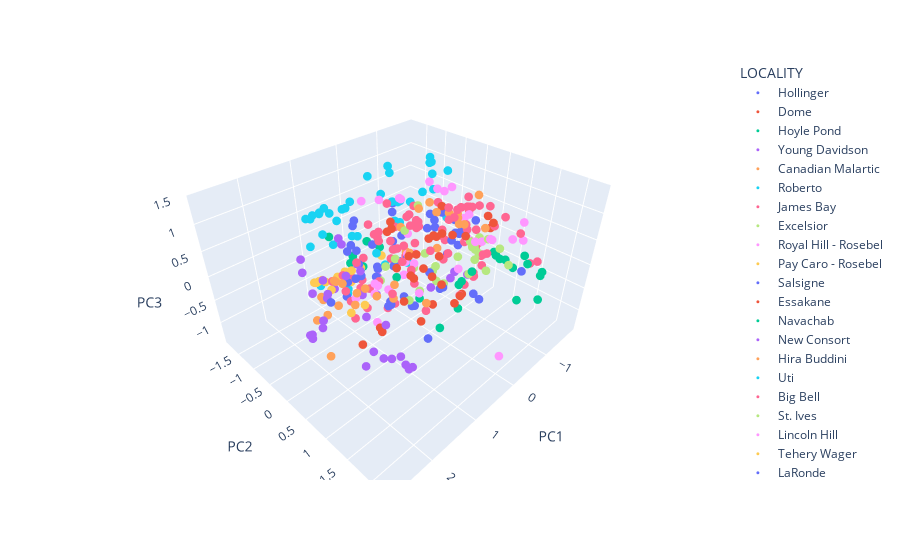

The code cell stored with this chart in its notebook:
### Code cell
# there are 26 localities, 6 of which are from James Bay. Maybe it makes sense to group those as James Bay

# make a copy of the PC dataframe
pc_aggregated = pc_final.copy()

# replace every locality that contains 'James Bay' with just 'James Bay'
pc_aggregated.loc[pc_aggregated.LOCALITY.str.contains('James Bay'), 'LOCALITY'] = 'James Bay'

# and plot

fig = px.scatter_3d(pc_aggregated, x='PC1', y='PC2', z='PC3',
              color='LOCALITY')
fig.update_traces(marker=dict(size=3))
fig.show()

### Figure 1 — Plotly figure (JSON) as saved in the notebook; plotly's stock layout.template omitted (floating-point values rounded to 4 significant figures)
{"data": [{"hovertemplate": "LOCALITY=Hollinger<br>PC1=%{x}<br>PC2=%{y}<br>PC3=%{z}<extra></extra>", "legendgroup": "Hollinger", "marker": {"color": "#636efa", "size": 3, "symbol": "circle"}, "mode": "markers", "name": "Hollinger", "scene": "scene", "showlegend": true, "type": "scatter3d", "x": [-0.1241, -1.353, 0.3634], "y": [1.293, 1.419, 1.04], "z": [-0.2094, -0.3095, 0.04793]}, {"hovertemplate": "LOCALITY=Dome<br>PC1=%{x}<br>PC2=%{y}<br>PC3=%{z}<extra></extra>", "legendgroup": "Dome", "marker": {"color": "#EF553B", "size": 3, "symbol": "circle"}, "mode": "markers", "name": "Dome", "scene": "scene", "showlegend": true, "type": "scatter3d", "x": [1.206, 1.659, 1.939, 1.742, 0.5145, 0.7267, 0.7709, 0.03891, 1.001, 0.5052], "y": [1.354, 0.9595, 0.8795, 1.095, 0.969, 1.572, 0.4027, 1.18, 0.799, 0.5313], "z": [0.04528, -0.04249, -0.2457, 0.01619, -0.255, 0.235, 0.309, -0.186, -0.01403, 0.03514]}, {"hovertemplate": "LOCALITY=Hoyle Pond<br>PC1=%{x}<br>PC2=%{y}<br>PC3=%{z}<extra></extra>", "legendgroup": "Hoyle Pond", "marker": {"color": "#00cc96", "size": 3, "symbol": "circle"}, "mode": "markers", "name": "Hoyle Pond", "scene": "scene", "showlegend": true, "type": "scatter3d", "x": [0.1374, -1.396, -1.431, -1.359, -1.453, 0.6277, 0.674, 0.7861, -1.383, 0.5177, -1.347, 1.286, -1.343, 0.09926, -0.3062, -1.436, -0.5283, -1.43], "y": [1.41, 1.032, 1.388, 0.7952, 0.8766, 0.7811, 1.585, 0.4162, 1.776, 1.485, 0.8532, 1.781, 1.518, 1.2, 1.994, 1.185, 2.236, 1.774], "z": [0.4293, -0.2659, -0.02816, -0.1873, -0.3482, -0.1715, 0.5538, 0.1447, -0.2415, -0.03476, -0.2322, 0.2377, -0.09841, 0.1139, -0.05107, -0.3886, -0.02943, -0.1867]}, {"hovertemplate": "LOCALITY=Young Davidson<br>PC1=%{x}<br>PC2=%{y}<br>PC3=%{z}<extra></extra>", "legendgroup": "Young Davidson", "marker": {"color": "#ab63fa", "size": 3, "symbol": "circle"}, "mode": "markers", "name": "Young Davidson", "scene": "scene", "showlegend": true, "type": "scatter3d", "x": [1.41, 1.848, 1.221, 1.394, 2.057, 1.467, 1.297, 1.858], "y": [1.137, 1.011, 1.214, 1.229, 1.07, 0.9936, 1.206, 1.239], "z": [-0.6833, -0.3633, -0.9971, -0.8063, -0.4718, -0.7932, -0.9939, -0.3321]}, {"hovertemplate": "LOCALITY=Canadian Malartic<br>PC1=%{x}<br>PC2=%{y}<br>PC3=%{z}<extra></extra>", "legendgroup": "Canadian Malartic", "marker": {"color": "#FFA15A", "size": 3, "symbol": "circle"}, "mode": "markers", "name": "Canadian Malartic", "scene": "scene", "showlegend": true, "type": "scatter3d", "x": [-1.47, -0.8531, -1.623, -1.542, -0.4396, -1.551, -1.218, -1.515, -1.464, -0.04607, 1.519, 1.509, 2.226, 0.759], "y": [0.4701, -0.3871, 0.1471, -0.2427, 0.1477, -0.2656, 0.1686, -0.1835, -0.4117, -0.1942, -0.2692, 0.2185, 0.4526, 0.3084], "z": [0.1395, 0.5884, 0.6532, 0.04854, 0.7493, 0.1263, 0.1993, -0.05891, 0.1209, -0.03012, 0.09906, -0.1269, -0.5824, -0.3649]}, {"hovertemplate": "LOCALITY=Roberto<br>PC1=%{x}<br>PC2=%{y}<br>PC3=%{z}<extra></extra>", "legendgroup": "Roberto", "marker": {"color": "#19d3f3", "size": 3, "symbol": "circle"}, "mode": "markers", "name": "Roberto", "scene": "scene", "showlegend": true, "type": "scatter3d", "x": [-1.579, 1.407, 0.5533, 0.6596, 0.2565, 0.5133, 1.095, -0.3531, 0.628, 0.7355, 1.188, 0.8371, 1.242, 1.041, 0.7805, 0.9776, 0.5952, 0.6703, 0.9973, 0.1688, 0.6857, 0.9937, -1.72, -0.7094, -1.74, -1.648, -0.6603, -1.742, -0.3085, -0.1837, -1.694, -1.723], "y": [-0.5964, -1.051, -0.8028, -1.049, -0.6511, -1.005, -1.305, -1.089, -1.085, -0.9679, -1.178, -1.326, -1.171, -1.152, -1.261, -1.274, -1.039, -1.215, -1.256, -1.441, -1.362, -1.652, -1.366, -1.342, -1.163, -1.002, -1.245, -1.209, -1.115, -1.324, -1.163, -1.114], "z": [0.9178, 0.8758, 0.2879, 0.7682, -0.137, 0.8751, -0.7819, -0.9031, -0.9931, -0.9739, 0.805, 0.7502, 0.759, 0.3817, 0.6526, 0.739, 0.7691, 0.4775, 0.7293, -0.1514, -0.07948, -0.118, 0.1486, 1.049, 0.8729, 0.3613, 0.9584, 0.8398, 0.69, 1.017, 0.9867, 0.6383]}, {"hovertemplate": "LOCALITY=James Bay<br>PC1=%{x}<br>PC2=%{y}<br>PC3=%{z}<extra></extra>", "legendgroup": "James Bay", "marker": {"color": "#FF6692", "size": 3, "symbol": "circle"}, "mode": "markers", "name": "James Bay", "scene": "scene", "showlegend": true, "type": "scatter3d", "x": [-1.567, -1.617, -0.3486, -0.9734, -1.813, -0.6221, -0.2825, -1.689, -1.334, -0.4646, -1.633, -1.535, -1.581, -0.6759, -0.2143, 0.63, 0.5305, -1.461, -0.8831, 0.1893, -0.7323, -1.599, -0.6963, -1.604, -0.6195, -1.389, -1.585, -1.483, -1.613, 0.261, 0.147, 0.2284, -1.484, 1.232, 0.9746, 0.9026, 1.222, -0.5872, 0.009691, 0.3638, -1.471, -1.465, -0.6499, 0.1572, -1.412, -0.08998, 0.02361, -1.662, 0.1079, -1.675, -0.242, -1.638, -1.675, 0.6202, -0.7287, 0.2453, 1.326, -0.2439, -0.02907, 0.3637, 0.5711, -1.513, 1.22, 1.304, 0.8563, 1.01, -1.462, 0.2126, -1.462, 0.01613, 0.9401, 0.9445, 0.739, 1.189, 1.043, -1.466, -1.457, 0.3496, -0.05699, 0.6289, 0.2769, 0.5174, -0.05091], "y": [0.2812, -0.08743, 1.094, -0.006774, -0.1775, -0.4476, 0.423, -0.0975, 0.7558, -0.3513, -0.09534, -0.02964, -0.02527, 0.4081, -0.1383, -0.19, -0.3849, 1.224, 0.3201, 0.5909, 0.1686, 0.4396, 0.2439, 0.03351, 0.205, -0.2125, 0.4028, 0.1475, 0.7814, 0.6045, 0.1273, -0.01287, 0.4315, 0.7833, 0.1996, 0.4969, -0.04344, 1.084, -0.1275, 0.3016, 0.2676, 1.631, 1.118, 1.227, 1.524, 1.12, 0.1163, 0.1553, -0.5068, -0.02036, -0.6781, -0.2526, -0.886, -0.593, -0.8757, -0.8641, -0.6006, -0.1615, -0.8994, -0.971, -1.063, -0.5172, -0.2585, -0.2701, -0.2696, -0.4365, 0.3252, -0.422, 0.3155, -0.4271, -0.4746, -0.3498, -0.3232, -0.471, -0.1953, 0.2983, 0.02364, 0.1431, -0.6028, 0.1773, -0.5565, 0.1594, -0.601], "z": [-0.3107, -0.07061, 0.002155, 0.3263, 0.2116, 0.2435, 0.5834, 0.2076, 0.3566, 0.382, 0.5232, 0.376, -0.1458, 0.8064, 0.09966, 0.5622, 0.4967, 0.3479, 0.7419, 0.4579, 0.7358, 0.5381, -0.1661, -0.3813, -0.2793, 0.1277, -0.792, -0.3087, 0.4384, -0.7531, -0.1771, -0.02972, -0.5014, 0.2556, 0.04589, 0.7726, 0.4181, 0.2517, 0.7294, 0.8807, 0.0211, -0.05123, 0.2578, -0.1256, -0.115, -0.09419, 0.6188, 0.4204, 0.8759, 0.3204, 0.2008, 0.2372, 0.1003, -0.04063, -0.7641, 0.3719, -0.1867, -0.8311, 0.08825, -0.8517, -0.6614, -0.5705, -0.4856, -0.2306, -0.8522, -1.106, -1.032, -1.316, -1.049, -1.32, -0.2678, -0.5513, -0.5102, -0.06666, -0.2621, -0.3769, -0.3553, 0.4245, -0.3807, 0.4943, 0.1748, 0.4542, 0.01103]}, {"hovertemplate": "LOCALITY=Excelsior<br>PC1=%{x}<br>PC2=%{y}<br>PC3=%{z}<extra></extra>", "legendgroup": "Excelsior", "marker": {"color": "#B6E880", "size": 3, "symbol": "circle"}, "mode": "markers", "name": "Excelsior", "scene": "scene", "showlegend": true, "type": "scatter3d", "x": [-1.403, -0.6713, -0.3448, -0.1797, 0.4351, 0.4417, -0.6406, -0.1707, -1.438, 0.2395], "y": [-0.06694, -0.08589, 0.2601, -0.04926, 0.2465, -0.3556, 0.04321, -0.1156, 0.3828, -0.1795], "z": [-0.7224, -0.7152, -0.2733, 0.9021, 0.7962, -0.5045, -0.8695, -0.4048, -0.08843, -0.04512]}, {"hovertemplate": "LOCALITY=Royal Hill - Rosebel<br>PC1=%{x}<br>PC2=%{y}<br>PC3=%{z}<extra></extra>", "legendgroup": "Royal Hill - Rosebel", "marker": {"color": "#FF97FF", "size": 3, "symbol": "circle"}, "mode": "markers", "name": "Royal Hill - Rosebel", "scene": "scene", "showlegend": true, "type": "scatter3d", "x": [1.384, 1.433, 0.9437, 1.27, 1.204, 1.147, -0.473, 0.0383, -1.7, -1.353, -1.59, 0.3169, -1.538, 0.01318, -1.427, 0.07672, -1.462, -1.473, -1.507, 0.03659, -0.009129, -0.1626, -1.669, -0.2953, 0.7177, 0.1808], "y": [0.5895, 0.1482, 0.3881, 0.4331, 0.3457, 0.3617, 0.9838, 0.08871, 1.124, 0.1601, 1.223, 0.1142, 1.038, -0.1026, 0.4564, 2.059, 0.6135, 0.6472, 0.04761, -0.127, -0.02931, -0.1018, -0.1835, 0.8131, 0.854, 0.06597], "z": [-0.3343, -0.07355, -0.03554, 0.2804, -0.003781, 0.1368, 0.5098, -0.1095, 0.4337, 0.3531, 0.1487, -0.2, 0.1118, -0.01004, -0.1429, -0.9625, -0.0339, -0.04204, -0.2697, -0.1802, -0.3943, -0.08103, 0.01407, -0.03146, 0.02379, 0.5542]}, {"hovertemplate": "LOCALITY=Pay Caro - Rosebel<br>PC1=%{x}<br>PC2=%{y}<br>PC3=%{z}<extra></extra>", "legendgroup": "Pay Caro - Rosebel", "marker": {"color": "#FECB52", "size": 3, "symbol": "circle"}, "mode": "markers", "name": "Pay Caro - Rosebel", "scene": "scene", "showlegend": true, "type": "scatter3d", "x": [0.4241, 0.1685], "y": [-0.9155, -0.616], "z": [-0.5089, -0.2123]}, {"hovertemplate": "LOCALITY=Salsigne<br>PC1=%{x}<br>PC2=%{y}<br>PC3=%{z}<extra></extra>", "legendgroup": "Salsigne", "marker": {"color": "#636efa", "size": 3, "symbol": "circle"}, "mode": "markers", "name": "Salsigne", "scene": "scene", "showlegend": true, "type": "scatter3d", "x": [0.3797, -0.61, 0.05128, 0.3807, 1.047, 0.754, 0.3743, 0.6291, -0.6025, 0.2852, -1.77, -1.701, -1.667, -0.2015, 0.4843, 0.3631, 1.893, 0.2015, -0.2046, 0.06625, -0.01885, 1.068, 0.9362, 1.038, 0.5644], "y": [-0.6153, -0.7121, 0.7189, -0.2268, -0.3054, -0.5146, -0.1597, 0.9984, -0.1995, 0.3531, -0.3013, 0.07268, -0.1126, -0.6959, -0.4236, -0.1904, 0.1168, 0.004779, 1.362, -0.8411, 0.4079, -0.4571, -0.393, -0.255, 0.5552], "z": [0.1213, -0.6504, -0.3206, -1.061, -0.1227, -0.3229, -0.9923, -0.9092, 0.2227, -0.7712, -0.3123, 0.05221, -0.3586, -0.1028, -0.4359, -0.9417, 0.08548, -0.8043, -0.3329, -0.6741, -0.1717, 0.3649, -0.56, 0.4602, -0.4988]}, {"hovertemplate": "LOCALITY=Essakane<br>PC1=%{x}<br>PC2=%{y}<br>PC3=%{z}<extra></extra>", "legendgroup": "Essakane", "marker": {"color": "#EF553B", "size": 3, "symbol": "circle"}, "mode": "markers", "name": "Essakane", "scene": "scene", "showlegend": true, "type": "scatter3d", "x": [-0.7079, 0.5681, -0.813, 0.0471, 0.4728, 0.5014, -1.608, 0.357, 0.4506, -1.566, 0.6744, 0.4176, -0.3151, -0.1267, 0.3833, 0.2812, -0.1244, 0.2683, 0.2457, -0.7529, -0.2225], "y": [0.03041, 0.08276, 0.2295, 0.699, 0.545, 1.121, 0.4082, 1.386, 0.3567, 0.5171, 0.6228, 0.8482, 0.8959, 0.2657, -0.2203, -0.2428, 0.5177, 0.7135, 0.503, 1.106, 0.3534], "z": [0.7216, 0.8172, 0.1695, 0.769, 0.4982, 0.2195, 0.3183, 0.06216, 0.3652, 0.122, 0.2254, 0.1883, 0.6483, 0.409, 0.5539, 0.6947, 0.1666, 0.833, 0.08997, 0.8027, 0.4428]}, {"hovertemplate": "LOCALITY=Navachab<br>PC1=%{x}<br>PC2=%{y}<br>PC3=%{z}<extra></extra>", "legendgroup": "Navachab", "marker": {"color": "#00cc96", "size": 3, "symbol": "circle"}, "mode": "markers", "name": "Navachab", "scene": "scene", "showlegend": true, "type": "scatter3d", "x": [0.357, 0.2257, 0.005461, 0.445, 0.03182, 0.1623, 0.349], "y": [-0.792, -1.387, -0.8392, -1.812, -0.8828, -1.163, -1.319], "z": [0.1018, -0.5623, -0.2024, -0.2109, -0.1341, -0.7309, -0.6346]}, {"hovertemplate": "LOCALITY=New Consort<br>PC1=%{x}<br>PC2=%{y}<br>PC3=%{z}<extra></extra>", "legendgroup": "New Consort", "marker": {"color": "#ab63fa", "size": 3, "symbol": "circle"}, "mode": "markers", "name": "New Consort", "scene": "scene", "showlegend": true, "type": "scatter3d", "x": [1.089, 1.423, 1.159, 1.65, 1.31, 1.039, 1.138, 1.543, 2.283, 2.245, 1.034, 2.149, 2.407, 2.263, 2.435, 2.266, 2.39, 2.63, 2.703, 2.46, 1.879, 1.172, -1.463, 1.169, 0.2407, -1.519, -1.516], "y": [-0.5719, -1.106, 0.3357, -0.9761, -0.3468, -0.9562, -0.1388, -1.157, 0.4103, 0.3942, 1.367, 0.4304, 1.22, 0.5169, 1.594, 0.419, 1.882, 0.6116, 0.7828, 0.392, 0.009417, -0.0187, -0.266, -0.003997, -0.668, 0.1234, -0.2131], "z": [0.4625, -0.6768, -0.04524, 0.2339, 0.7714, -0.6945, 0.3035, -0.1811, -8.988e-05, 0.1075, 0.5831, 0.5617, 1.413, 0.9055, 1.018, 0.1331, 1.043, 0.2112, 0.3101, -0.02949, 0.09905, 0.2422, -1.387, -0.2362, -0.68, -1.123, -1.224]}, {"hovertemplate": "LOCALITY=Hira Buddini<br>PC1=%{x}<br>PC2=%{y}<br>PC3=%{z}<extra></extra>", "legendgroup": "Hira Buddini", "marker": {"color": "#FFA15A", "size": 3, "symbol": "circle"}, "mode": "markers", "name": "Hira Buddini", "scene": "scene", "showlegend": true, "type": "scatter3d", "x": [0.2841, 0.1271, 0.9569, 0.9863, -0.0196, -0.1613, 1.612, 1.427, 1.615, 1.577, 1.592, 1.573, 1.526, 1.556, 1.37, 1.517], "y": [0.2187, -0.1559, 1.224, 0.5725, 0.1187, 0.4328, -0.4219, -0.1819, 0.6111, -0.1511, 0.384, -0.8267, -0.2038, -0.5817, 0.5818, -0.6921], "z": [0.2841, 0.5654, 0.171, 0.1831, 0.9694, 0.2769, -0.6573, 0.03827, 0.4673, 0.1711, 0.2461, -1.049, -0.375, -0.449, 0.1744, -0.4718]}, {"hovertemplate": "LOCALITY=Uti<br>PC1=%{x}<br>PC2=%{y}<br>PC3=%{z}<extra></extra>", "legendgroup": "Uti", "marker": {"color": "#19d3f3", "size": 3, "symbol": "circle"}, "mode": "markers", "name": "Uti", "scene": "scene", "showlegend": true, "type": "scatter3d", "x": [-0.4325, -0.647, -1.626, -0.4134, -0.1624, -0.484, -0.9125, -1.667, -0.503], "y": [-0.7446, -0.9491, -0.597, -0.9249, -0.267, -0.9316, -0.9395, -0.7082, -0.8629], "z": [0.1928, 0.4879, -0.1164, 0.565, -0.361, 0.1271, 0.3723, -0.07561, 0.5464]}, {"hovertemplate": "LOCALITY=Big Bell<br>PC1=%{x}<br>PC2=%{y}<br>PC3=%{z}<extra></extra>", "legendgroup": "Big Bell", "marker": {"color": "#FF6692", "size": 3, "symbol": "circle"}, "mode": "markers", "name": "Big Bell", "scene": "scene", "showlegend": true, "type": "scatter3d", "x": [-0.9261, -0.3468, -0.3355, -0.644, -1.573, -1.629], "y": [-0.713, -0.3079, -0.8126, -0.705, -0.6541, -0.6787], "z": [-0.0859, 0.7345, 0.1058, 0.2893, -0.5508, -0.0457]}, {"hovertemplate": "LOCALITY=St. Ives<br>PC1=%{x}<br>PC2=%{y}<br>PC3=%{z}<extra></extra>", "legendgroup": "St. Ives", "marker": {"color": "#B6E880", "size": 3, "symbol": "circle"}, "mode": "markers", "name": "St. Ives", "scene": "scene", "showlegend": true, "type": "scatter3d", "x": [0.7338, -1.394, -1.32, -1.346, -0.1302, -1.298, -1.298, 0.5998, -0.2189, -1.274, -1.466, -0.2175, -1.404, -1.326, 0.2436, -1.39], "y": [0.1038, 0.3198, 0.3938, 0.3897, 1.157, 0.3392, 1.171, 0.525, 0.576, 0.7232, 0.5627, 0.1083, 0.8805, 0.4809, 0.4283, 0.2122], "z": [0.1744, -0.2529, -0.2992, -0.5476, 0.1205, -0.2597, -0.2691, -0.3747, -0.4295, -0.6062, -0.05903, -0.007317, -0.09777, -0.3478, -0.4201, -0.2343]}, {"hovertemplate": "LOCALITY=Lincoln Hill<br>PC1=%{x}<br>PC2=%{y}<br>PC3=%{z}<extra></extra>", "legendgroup": "Lincoln Hill", "marker": {"color": "#FF97FF", "size": 3, "symbol": "circle"}, "mode": "markers", "name": "Lincoln Hill", "scene": "scene", "showlegend": true, "type": "scatter3d", "x": [-1.703, -0.3231, -0.08584, -0.415, -1.637, -1.717, -1.697, 0.02417], "y": [-0.7578, -0.6038, -0.9207, -0.7351, -0.8861, -1.178, -0.5647, -1.284], "z": [0.3853, 0.7669, 0.7229, 0.7044, 0.4167, 0.4449, 0.5454, 0.6044]}, {"hovertemplate": "LOCALITY=Tehery Wager<br>PC1=%{x}<br>PC2=%{y}<br>PC3=%{z}<extra></extra>", "legendgroup": "Tehery Wager", "marker": {"color": "#FECB52", "size": 3, "symbol": "circle"}, "mode": "markers", "name": "Tehery Wager", "scene": "scene", "showlegend": true, "type": "scatter3d", "x": [0.9546, 1.188, 0.5821, 1.249, 0.7875, 1.248, 0.6606, 0.9584, 1.161, 1.056, 1.31, 1.296], "y": [-0.215, -0.3166, -1.002, -1.207, -0.7735, -1.123, -1.105, -0.9439, -1.14, -1.195, -0.6694, -1.201], "z": [-0.6974, -0.7975, -0.5372, -0.579, -0.571, -0.5023, -0.5751, -0.4601, -0.5284, -0.6547, -0.4161, -0.5471]}, {"hovertemplate": "LOCALITY=LaRonde<br>PC1=%{x}<br>PC2=%{y}<br>PC3=%{z}<extra></extra>", "legendgroup": "LaRonde", "marker": {"color": "#636efa", "size": 3, "symbol": "circle"}, "mode": "markers", "name": "LaRonde", "scene": "scene", "showlegend": true, "type": "scatter3d", "x": [-0.234, 0.8525, 0.9818, 0.865, 0.0562, 0.3835, 0.07286, -1.308, -1.5, -0.4359, -1.64, -1.699, -1.452, -1.471, -1.598, -1.723, -0.256, -0.277, 0.8368, 0.06104, 1.073, 1.154], "y": [0.3037, -0.4441, -0.383, -0.6112, 0.5355, -0.498, -0.4152, -0.7679, -0.6188, -0.9313, -0.3981, -0.3164, -0.1135, -0.3085, -0.5001, -0.4213, -0.5181, -0.5925, -0.522, -0.4051, -0.5581, -0.3962], "z": [0.6039, 0.008327, 0.8456, 0.3264, 0.9503, -0.2989, 0.7338, 0.01967, 0.0362, 0.5236, -0.102, -0.6887, -0.2241, -0.4711, -0.9399, -0.4494, 0.07772, -0.5454, 0.8292, -0.3978, -0.6313, -0.1906]}], "layout": {"legend": {"title": {"text": "LOCALITY"}, "tracegroupgap": 0}, "margin": {"t": 60}, "scene": {"domain": {"x": [0, 1], "y": [0, 1]}, "xaxis": {"title": {"text": "PC1"}}, "yaxis": {"title": {"text": "PC2"}}, "zaxis": {"title": {"text": "PC3"}}}}}
